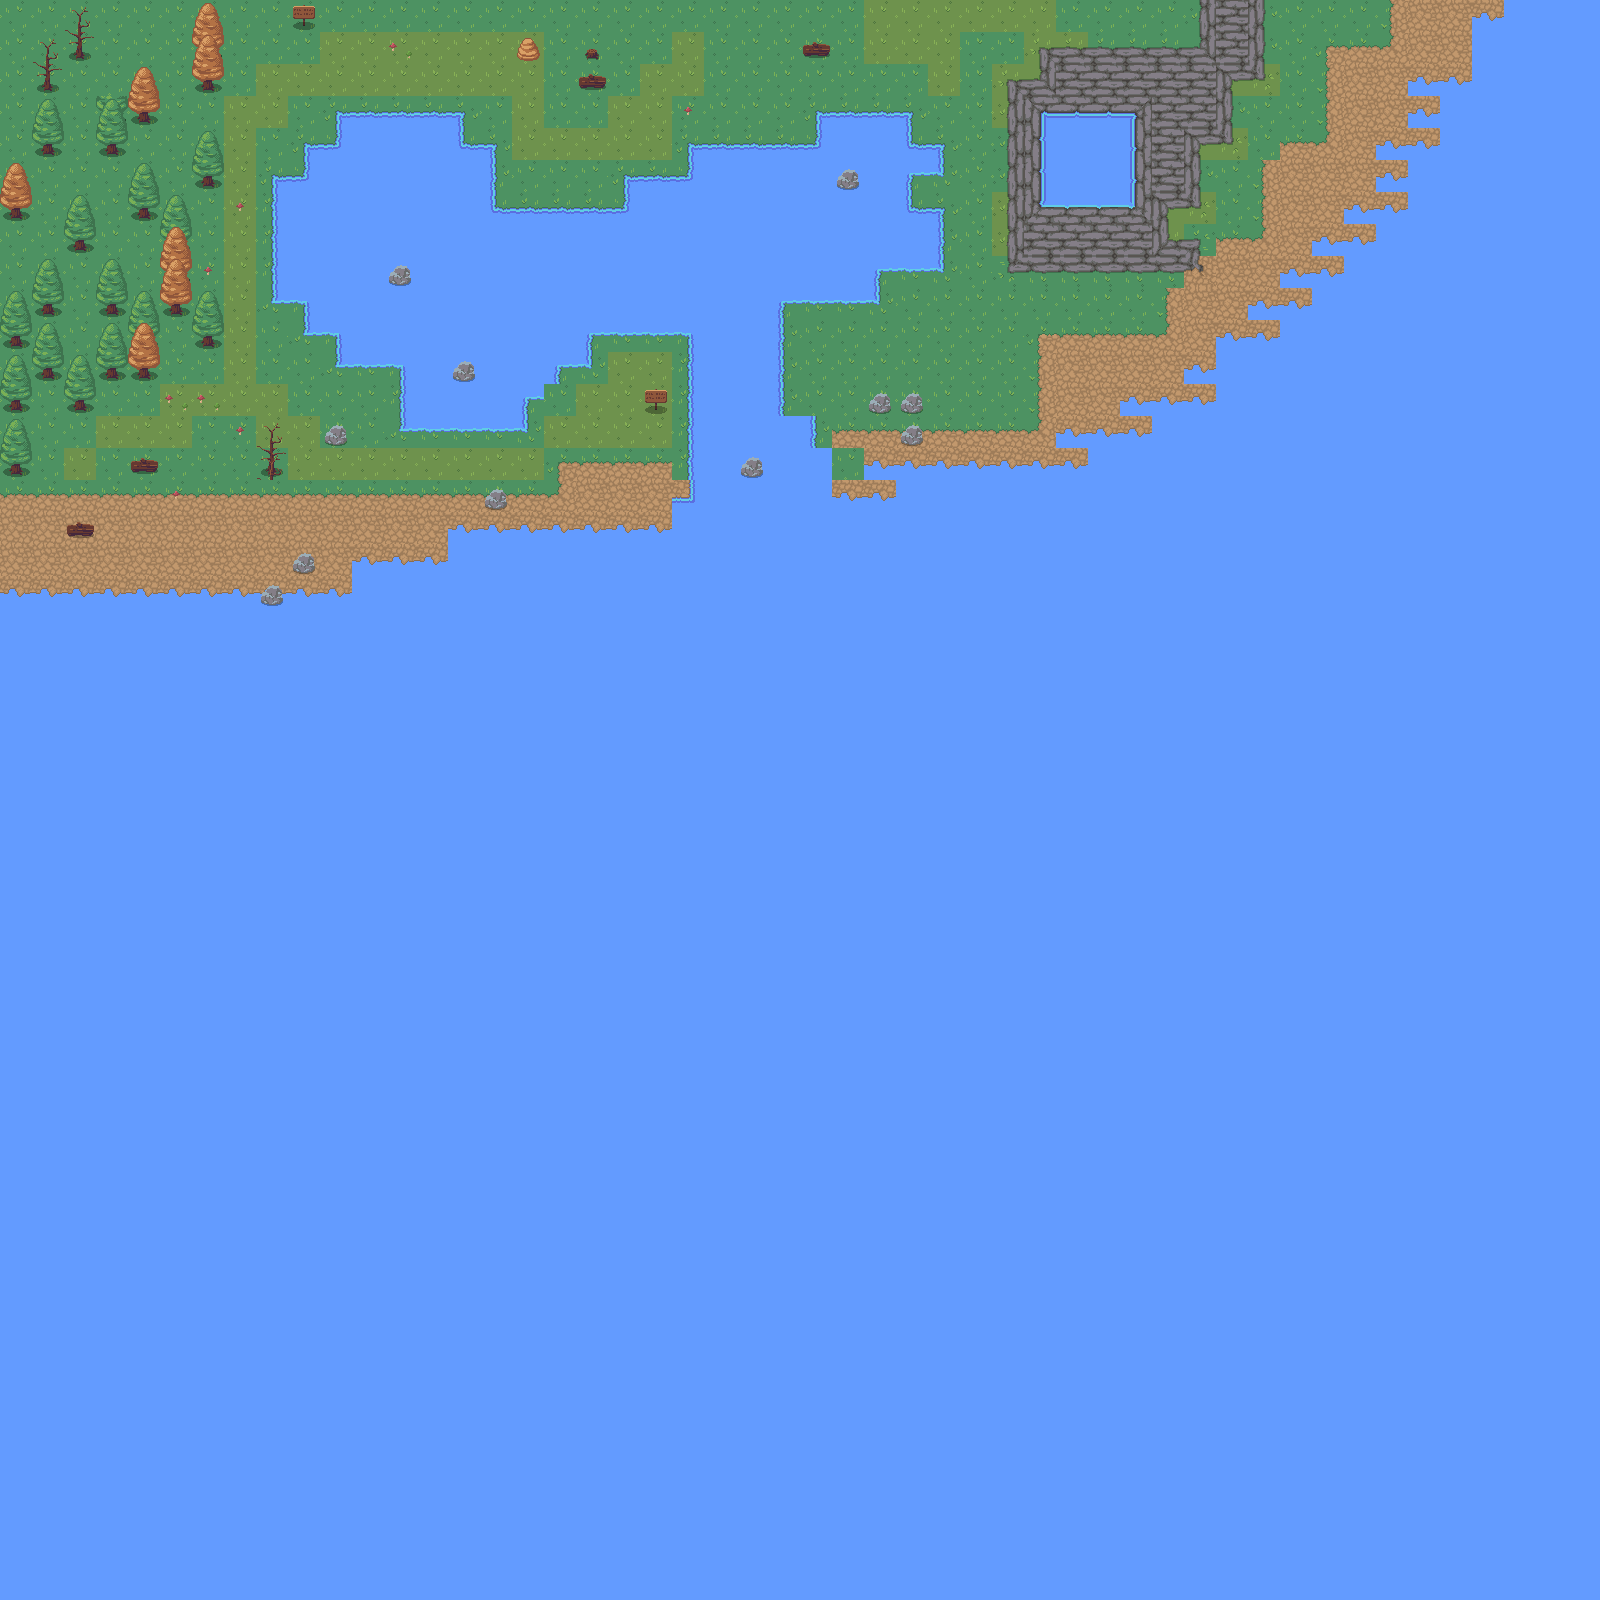

A level layout from a 2D game, rendered from its tile map. Below: a short description, then the map file with tile-grid data replaced by summaries:
An orthogonal 50x50 tile map with 32x32 px tiles, 5 tile layers (Tile Layer 1, Tile Layer 2, Tile Layer 3, Tile Layer 4, ...), 2 tilesets and 1 object.

<map version="1.4" tiledversion="1.4.3" orientation="orthogonal" renderorder="right-down" width="50" height="50" tilewidth="32" tileheight="32" infinite="0" nextlayerid="8" nextobjectid="4">
 <tileset firstgid="1" source="Normal.tsx" />
 <tileset firstgid="181" source="Autumn.tsx" />
 <layer id="1" name="Tile Layer 1" width="50" height="50">
  <data>[2500 cells, 2500 non-empty, 1 distinct tile ids]</data>
 </layer>
 <layer id="3" name="Tile Layer 2" width="50" height="50">
  <data>[2500 cells, 706 non-empty, 3 distinct tile ids]</data>
 </layer>
 <layer id="4" name="Tile Layer 3" width="50" height="50">
  <data>[2500 cells, 615 non-empty, 24 distinct tile ids]</data>
 </layer>
 <layer id="6" name="Tile Layer 4" width="50" height="50">
  <data>[2500 cells, 142 non-empty, 40 distinct tile ids]</data>
 </layer>
 <layer id="7" name="Tile Layer 5" width="50" height="50">
  <data>[2500 cells, 26 non-empty, 5 distinct tile ids]</data>
 </layer>
 <objectgroup id="5" name="Object Layer 1">
  <object id="3" x="256" y="63" width="33" height="36" visible="0" />
 </objectgroup>
</map>
